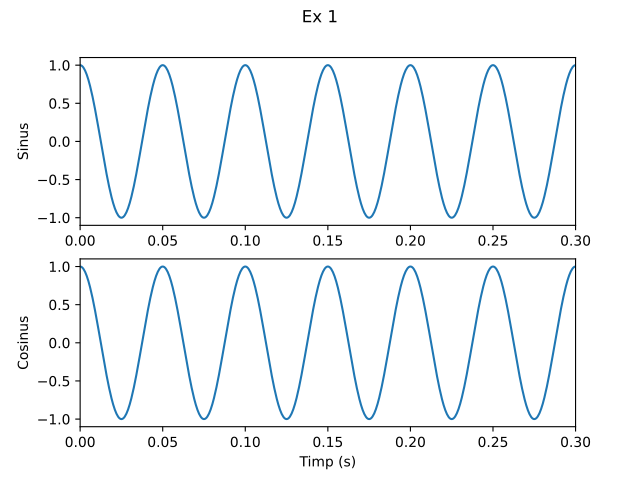

Here is the Python script that generated this plot:
import matplotlib.pyplot as plt 
import numpy as np


# Ex 1 
def sinusul(t):
    return np.sin(2 * np.pi * 20 * t + np.pi / 2)

def cosinusul(t):
    return np.cos(2 * np.pi * 20 * t)

t = np.linspace(0,1,2000)
fig, axs = plt.subplots(2)
plt.suptitle("Ex 1")

axs[0].plot(t,sinusul(t))
axs[0].set_ylabel("Sinus")

axs[1].plot(t,cosinusul(t))
axs[1].set_ylabel("Cosinus")
axs[1].set_xlabel("Timp (s)")

for ax in axs:
    ax.set_xlim([0,0.3])

plt.savefig("lab02/ex1.pdf")
plt.show()
